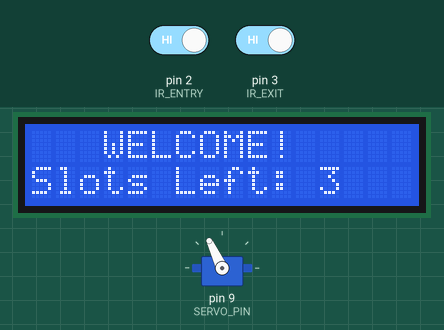
The sketch below on a simulated Arduino Uno, built with avr-gcc and run on an emulated ATmega328P. Parts: 16×2 character LCD, servo. Inputs (shaded band) come from the test bench; at power-on: pin 2 (IR_ENTRY) HIGH, pin 3 (IR_EXIT) HIGH. What the sketch prints to the serial monitor is not drawn.

Above: at 3.6 s.
3.7 s: pin 2 (IR_ENTRY) driven LOW
At 3.87 s:
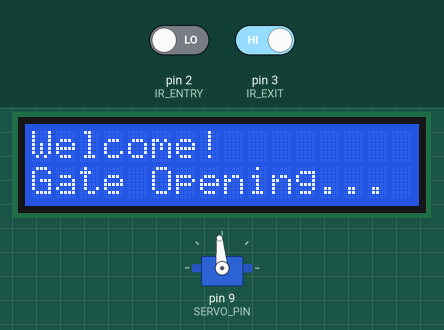
5.9 s: pin 2 (IR_ENTRY) driven HIGH
At 7.14 s:
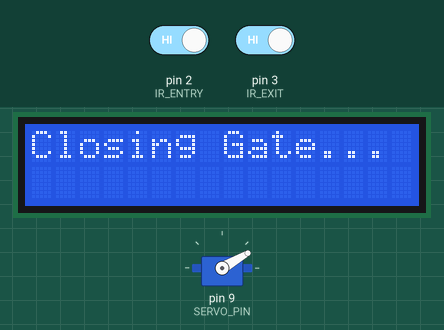
8.9 s: pin 3 (IR_EXIT) driven LOW
At 9.07 s:
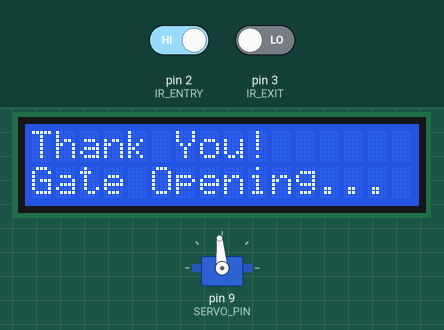
11.1 s: pin 3 (IR_EXIT) driven HIGH
At 12.64 s:
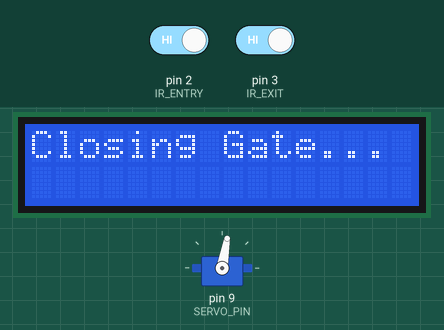
Timing chart, 0 to 14.3 s (numbered marks = the images above; inputs shaded):
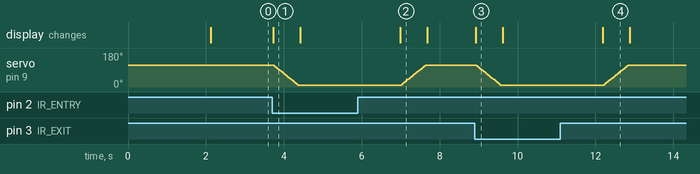

The sketch:

smart_parking_serial.ino
```cpp
#include <Wire.h>
#include <LiquidCrystal_I2C.h>
#include <Servo.h>


LiquidCrystal_I2C lcd(0x27, 16, 2);
Servo myservo;

#define IR_ENTRY 2
#define IR_EXIT 3
#define SERVO_PIN 9

const String PARKING_LOT_ID = "SAB_MALL_PARKING";
const String PARKING_NAME = "SAB Mall Parking";
const String PARKING_ADDRESS = "313 B E, I Block, Pocket E, Sector 27, Noida, Uttar Pradesh 201301, India";

int totalSlots = 3;
int availableSlots = 3;
int carEntering = 0;
int carExiting = 0;

unsigned long lastUpdateTime = 0;
const unsigned long UPDATE_INTERVAL = 5000;

void setup() {
  Serial.begin(9600);

  lcd.init();
  lcd.backlight();

  pinMode(IR_ENTRY, INPUT);
  pinMode(IR_EXIT, INPUT);

  myservo.attach(SERVO_PIN);
  myservo.write(115);

  lcd.setCursor(0, 0);
  lcd.print("  SMART PARKING ");
  lcd.setCursor(0, 1);
  lcd.print("    SYSTEM ON   ");
  delay(2000);
  lcd.clear();

  displaySlots();

  Serial.println("===== SMART PARKING SYSTEM READY =====");
  Serial.print("Total Slots: ");
  Serial.println(totalSlots);
  Serial.print("Available Slots: ");
  Serial.println(availableSlots);
  Serial.println("======================================");

  sendParkingDataSerial();
}

void loop() {
  int entrySensor = digitalRead(IR_ENTRY);
  int exitSensor = digitalRead(IR_EXIT);

  if (entrySensor == LOW && carEntering == 0) {
    Serial.println("ENTRY SENSOR TRIGGERED!");
    if (availableSlots > 0) {
      carEntering = 1;
      Serial.println("Car detected at entry. Opening gate...");
      openGate("Welcome!");

      availableSlots--;
      Serial.print("Car Entered | Slots Left: ");
      Serial.println(availableSlots);

      displaySlots();
      sendParkingDataSerial();

      while (digitalRead(IR_ENTRY) == LOW) delay(100);
      delay(1000);

      Serial.println("Car cleared entry sensor. Closing gate...");
      closeGate();
      carEntering = 0;
      Serial.println("Gate closed after car entry.\n");
    } else {
      Serial.println("Parking Full! Entry Denied.");
      lcd.clear();
      lcd.setCursor(0, 0);
      lcd.print("   SORRY :(     ");
      lcd.setCursor(0, 1);
      lcd.print(" Parking Full!  ");
      delay(2000);
      displaySlots();
    }
  }

  if (exitSensor == LOW && carExiting == 0) {
    Serial.println("EXIT SENSOR TRIGGERED!");
    if (availableSlots < totalSlots) {
      carExiting = 1;
      Serial.println("Car detected at exit. Opening gate...");
      openGate("Thank You!");

      availableSlots++;
      Serial.print("Car Exited | Slots Left: ");
      Serial.println(availableSlots);

      displaySlots();
      sendParkingDataSerial();


      while (digitalRead(IR_EXIT) == LOW) delay(100);
      delay(1000);

      Serial.println("Car cleared exit sensor. Closing gate...");
      closeGate();
      carExiting = 0;
      Serial.println("Gate closed after car exit.\n");
    } else {
      Serial.println("Exit sensor triggered but parking already empty.");
    }
  }

  if (millis() - lastUpdateTime >= UPDATE_INTERVAL) {
    sendParkingDataSerial();
    lastUpdateTime = millis();
  }
}

void openGate(String message) {
  lcd.clear();
  lcd.setCursor(0, 0);
  lcd.print(message);
  lcd.setCursor(0, 1);
  lcd.print("Gate Opening...");
  Serial.println("Gate Opening...");

  for (int pos = 115; pos >= 10; pos -= 5) {
    myservo.write(pos);
    delay(30);
  }
  Serial.println("Gate Fully Open.");
}

void closeGate() {
  lcd.clear();
  lcd.setCursor(0, 0);
  lcd.print("Closing Gate...");
  Serial.println("Closing Gate...");

  for (int pos = 10; pos <= 115; pos += 5) {
    myservo.write(pos);
    delay(30);
  }
  Serial.println("Gate Fully Closed.");
  displaySlots();
}

void displaySlots() {
  lcd.clear();
  lcd.setCursor(0, 0);
  lcd.print("   WELCOME!     ");
  lcd.setCursor(0, 1);
  lcd.print("Slots Left: ");
  lcd.print(availableSlots);

  Serial.print("Display Updated | Slots Left: ");
  Serial.println(availableSlots);
}

void sendParkingDataSerial() {
  int occupiedSlots = totalSlots - availableSlots;
  float occupancyRate = (float)occupiedSlots / totalSlots * 100.0;


  Serial.println("JSON_START");
  Serial.print("{");
  Serial.print("\"parkingLotId\":\"");
  Serial.print(PARKING_LOT_ID);
  Serial.print("\",");
  Serial.print("\"name\":\"");
  Serial.print(PARKING_NAME);
  Serial.print("\",");
  Serial.print("\"address\":\"");
  Serial.print(PARKING_ADDRESS);
  Serial.print("\",");
  Serial.print("\"totalSlots\":");
  Serial.print(totalSlots);
  Serial.print(",");
  Serial.print("\"availableSlots\":");
  Serial.print(availableSlots);
  Serial.print(",");
  Serial.print("\"occupiedSlots\":");
  Serial.print(occupiedSlots);
  Serial.print(",");
  Serial.print("\"occupancyRate\":");
  Serial.print(occupancyRate, 2);
  Serial.print(",");
  Serial.print("\"timestamp\":");
  Serial.print(millis());
  Serial.println("}");
  Serial.println("JSON_END");
}
```

Measured:
- after the input at 3.7 s, servo on pin 9 (SERVO_PIN): moves from 115° to 10° over 0.60 s, starting after 0.06 s; the display: changes at once (image 1)
- after the input at 5.9 s, servo on pin 9 (SERVO_PIN): moves from 10° to 115° over 0.60 s, starting after 1.1 s; the display: changes after 1.1 s (image 2)
- after the input at 8.9 s, servo on pin 9 (SERVO_PIN): moves from 115° to 10° over 0.60 s, starting after 0.06 s; the display: changes at once (image 3)
- after the input at 11.1 s, servo on pin 9 (SERVO_PIN): moves from 10° to 115° over 0.60 s, starting after 1.1 s; the display: changes after 1.1 s (image 4)
